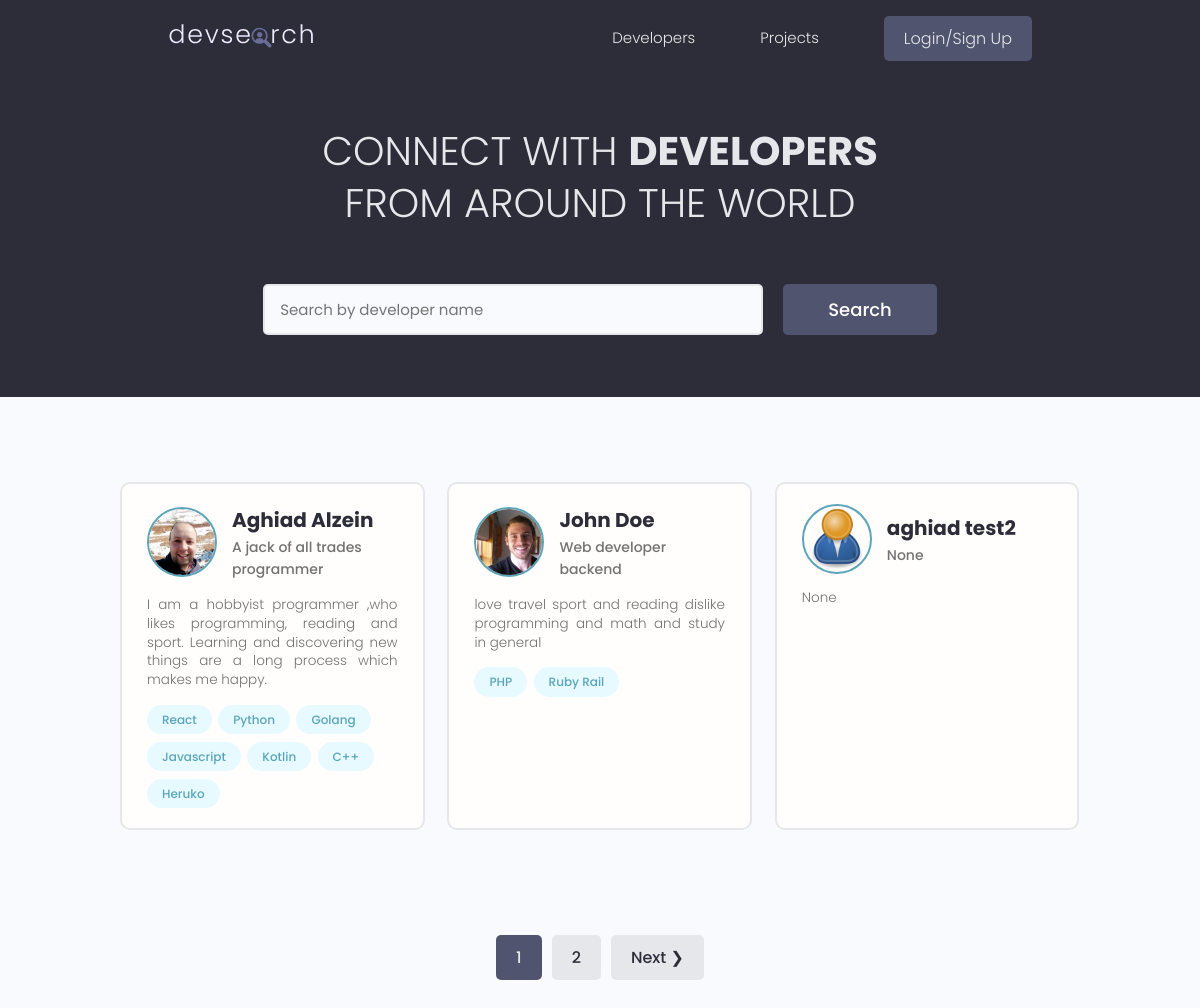
The page / on the database its author committed.
### users/models.py (models this page shows, shortened)
class Profile(models.Model):
    user=models.OneToOneField(User,on_delete=models.CASCADE,null=True,blank=True)
    name=models.CharField(max_length=200,null=True,blank=True)
    email=models.EmailField(max_length=200,null=True,blank=True)
    username=models.CharField(max_length=200,blank=True,null=True)
    location=models.CharField(max_length=200,blank=True,null=True)
    short_intro=models.CharField(max_length=200,null=True,blank=True)
    bio=models.TextField(blank=True,null=True)
    profile_image=models.ImageField(blank=True,null=True,upload_to='profiles/',default='profiles/user-default.png')
    social_github=models.CharField(max_length=200,null=True,blank=True)
    social_twitter=models.CharField(max_length=200,null=True,blank=True)
    social_linkedin=models.CharField(max_length=200,null=True,blank=True)
    social_youtube=models.CharField(max_length=200,null=True,blank=True)
    social_website=models.CharField(max_length=200,null=True,blank=True)
    created=models.DateTimeField(auto_now_add=True)
    id=models.UUIDField(editable=False,primary_key=True,default=uuid.uuid4,unique=True)

class Skill(models.Model):
    owner=models.ForeignKey(
        Profile,on_delete=models.CASCADE,null=True,blank=True)
    name=models.CharField(max_length=200,null=True,blank=True)
    description=models.TextField(null=True,blank=True)
    created=models.DateTimeField(auto_now_add=True)
    id=models.UUIDField(
        default=uuid.uuid4,primary_key=True,unique=True,editable=False)

### users/views.py (the view)
# urls.py: path('',views.profiles,name='profiles'),
def profiles(request):
    profiles,search_query=searchProfiles(request)
    custom_range,profiles=paginateData(request,profiles,3)
    context = {'profiles':profiles,'search_query':search_query,"custom_range":custom_range}
    return render(request,'users/profiles.html',context)

### users/utils.py (called while the page is built)
def searchProfiles(request):
    search_query=""
    if request.GET.get('search_query'):
        search_query=request.GET.get('search_query')
    skills=Skill.objects.filter(name__icontains=search_query)
    profiles=Profile.objects.distinct().filter(
        Q(name__icontains=search_query) |
        Q(short_intro__icontains=search_query)|
        Q(skill__in=skills)
        )
    return profiles,search_query

def paginateData(request,profiles,results):
    paginator=Paginator(profiles,results)
    page=request.GET.get("page")
    try:
        profiles=paginator.page(page)
    except PageNotAnInteger:
        page=1
        profiles=paginator.page(page)
    except EmptyPage:
        page=1
        profiles=paginator.page(page)
    leftIndex=int(page)-2
    if leftIndex<1:
        leftIndex=1
    rightIndex=int(page)+2
    if rightIndex>paginator.num_pages:
        rightIndex=paginator.num_pages
    custom_range=range(leftIndex,rightIndex+1)
    return custom_range,profiles

### users/templates/users/profiles.html (shortened to what this page needs)
{% extends 'main.html' %}
{% block content%}
<main class="home">
    <section class="hero-section text-center">
      <div class="container container--narrow">
        <div class="hero-section__box">
          <h2>CONNECT WITH <span>DEVELOPERS</span></h2>
          <h2>FROM AROUND THE WORLD</h2>
        </div>
        <div class="hero-section__search">
          <form id="searchForm" class="form" action="{% url 'profiles' %}" method="get">
            <div class="form__field">
              <input class="input input--text" id="formInput#search" type="text" name="search_query"
                placeholder="Search by developer name" value="{{search_query}}"/>
            </div>
            <input class="btn btn--sub btn--lg" type="submit" value="Search" />
          </form>
        </div>
      </div>
    </section>
    <section class="devlist">
      <div class="container">
        <div class="grid grid--three">
            {% for profile in profiles %}
          <div class="column card">
            <div class="dev">
              <a href="{% url 'user-profile' profile.id %}" class="card__body">
                <div class="dev__profile">
                  <img class="avatar avatar--md" src="{{profile.profile_image.url}}" alt="image" />
                  <div class="dev__meta">
                    <h3>{{profile.name}}</h3>
                    <h5>{{profile.short_intro|slice:"60"}}</h5>
                  </div>
                </div>
                <p class="dev__info">{{profile.bio|slice:"150"}}</p>
                <div class="dev__skills">
                    {% for skill in profile.skill_set.all %}
                  <span class="tag tag--pill tag--main">
                    <small>{{skill.name}}</small>
                  </span>
                {% endfor S%}
                </div>
              </a>
            </div>
          </div>
          {% endfor %}
        </div>
      </div>
    </section>
    {% include 'pagination.html' with querySet=profiles custom_range=custom_range %}
  </main>
{% endblock %}

### static/styles/app.css (style rules this page uses)
:root { --color-sub: #2d2d39; }
.btn--sub { background-color: var(--color-sub-light); }
.card { border: 2px solid var(--color-light); }
img { width: 100%; }
.hero-section { height: 40vh; display: flex; align-items: center; background-color: var(--color-sub); }
.hero-section__box { margin-bottom: 4rem; }
.hero-section__box > h2, .hero-section__box > h2 > span { font-size: 4rem; color: var(--color-light); line-height: 1.3; text-transform: uppercase; }
.hero-section__box > h2 { font-weight: 300; }
.hero-section__box > h2 > span { font-weight: 700; }
.hero-section__search > .form { display: flex; align-items: center; justify-content: center; gap: 2rem; }
.hero-section__search > .form input.input--text { width: 50rem; }
.devlist { margin-top: 8rem; }
.devlist .grid { align-items: stretch; }
.devlist .dev .dev__profile { display: flex; align-items: center; gap: 1.5rem; }
.devlist .dev .dev__meta h3 { color: var(--color-sub); font-size: 2rem; font-weight: 700; }
.devlist .dev .dev__meta h5 { color: var(--color-text); font-size: 1.4rem; font-weight: 500; }
.devlist .dev .dev__info { margin: 1.5rem 0; font-size: 1.35rem; line-height: 1.4; text-align: justify; }

### static/uikit/styles/modules/_variables.css (style rules this page uses)
:root { --color-main: #5aa5b9; --color-main-light: #e6faff; --color-sub: #3f4156; --color-sub-light: #51546e; --color-sub-lighter: #ededfd; --color-text: #737373; --color-gray: #8b8b8b; --color-light: #e5e7eb; --color-light-gray: #767676; --color-bg: #f8fafd; --color-white: #fffefd; --color-white-light: #f3f3f3; --color-success: #359e64; --color-success-bg: #def8e8; --color-error: #fc4b0b; --color-error-bg: #fff2ee; --font-base: 'Poppins', arial, helvetica, 'Segoe UI', roboto, ubuntu, sans-serif; --font-monospace: 'Fira Code', 'Courier New', courier, monospace; --font-regular: 300; --font-medium: 500; --font-bold: 700; --generic-shadow: 1px 1px 5px #00000010; --generic-transition: all 0.3s ease-in-out; }

### static/uikit/styles/modules/_base.css (style rules this page uses)
* { margin: 0; padding: 0; box-sizing: border-box; text-rendering: optimizeLegibility; color: inherit; font-size: inherit; }
html { font-size: 50%; }
@media only screen and (min-width: 480px) { html { font-size: 56.25%; } }
@media only screen and (min-width: 1200px) { html { font-size: 62.5%; } }
body { line-height: 1.6; font-weight: 400; font-size: 1.5rem; color: var(--color-text); background-color: var(--color-bg); min-height: 100vh; }

### static/uikit/styles/modules/_typography.css (style rules this page uses)
* { font-family: var(--font-base); }
h2 { font-size: 3.6rem; font-weight: var(--font-bold); }
h3 { font-size: 3.2rem; font-weight: var(--font-medium); }
h5 { font-size: 2.4rem; font-weight: var(--font-medium); }
h5, h6 { font-weight: var(--font-regular); }
p, span, strong { font-size: 1.6rem; color: var(--color-text); font-weight: var(--font-regular); }
a { padding-bottom: 2px; text-decoration: none; display: inline-block; color: var(--color-main); font-weight: var(--font-medium); }

### static/uikit/styles/modules/_utilities.css (style rules this page uses)
.container { width: 92%; max-width: 165rem; margin: 0 auto; box-sizing: border-box; }
.container--narrow { width: 92%; max-width: 120rem; }
@media screen and (min-width: 1000px) { .container { width: 90%; } }
@media screen and (min-width: 1000px) { .container--narrow { width: 85%; } }
@media screen and (min-width: 1200px) { .container { width: 80%; } }
@media screen and (min-width: 1200px) { .container--narrow { width: 72%; } }
.text-center { text-align: center; }

### static/uikit/styles/modules/_avatar.css (style rules this page uses)
.avatar { border-radius: 50%; border: 2px solid var(--color-main); object-fit: cover; }
.avatar--md { height: 7rem; width: 7rem; }

### static/uikit/styles/modules/_button.css (style rules this page uses)
.btn { display: inline-block; position: relative; cursor: pointer; background-color: var(--color-light); font-weight: var(--font-medium); color: var(--color-sub); text-decoration: none; padding: 1rem 2rem; border-radius: 0.5rem; border: none; width: -webkit-fit-content; width: -moz-fit-content; width: fit-content; height: -webkit-fit-content; height: -moz-fit-content; height: fit-content; font-size: 1.6rem; outline-width: 0; outline-color: transparent; -webkit-backface-visibility: hidden; backface-visibility: hidden; transition: all 0.3s ease-in-out; }
.btn--sub { background-color: var(--color-sub); color: var(--color-white); }
.btn--lg { font-size: 1.8rem; padding: 1.2rem 4.5rem; }

### static/uikit/styles/modules/_card.css (style rules this page uses)
.card { border-radius: 1rem; background-color: var(--color-white); border: 1.5px solid var(--color-light); width: auto; height: auto; margin-top: 0.5rem; margin-bottom: 0.5rem; overflow: hidden; }
.card__body, .card__header { padding: 2rem 2.5rem; }

### rows shown on the page
Profile: profile_image (picture), name "Aghiad Alzein", short_intro "A jack of all trades programmer", bio "I am a hobbyist programmer ,who likes programming, reading and sport. Learning and discovering new things are a long process which makes me happy."
Skill: name "React"
Skill: name "Python"
Skill: name "Golang"
Skill: name "Javascript"
Skill: name "Kotlin"
Skill: name "C++"
Skill: name "Heruko"
Profile: profile_image (picture), name "John Doe", short_intro "Web developer backend", bio "love travel sport and reading dislike programming and math and study in general"
Skill: name "PHP"
Skill: name "Ruby Rail"
Profile: profile_image (placeholder picture), name "aghiad test2", short_intro "None", bio "None"

### other values the page prints
{{ page }} "1"
{{ page }} "2"
